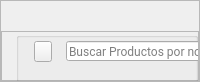
                      <widget class="QFrame" name="mid_stock_2">
                       <property name="maximumSize">
                        <size>
                         <width>16777215</width>
                         <height>70</height>
                        </size>
                       </property>
                       <property name="frameShape">
                        <enum>QFrame::StyledPanel</enum>
                       </property>
                       <property name="frameShadow">
                        <enum>QFrame::Raised</enum>
                       </property>
                       <layout class="QVBoxLayout" name="verticalLayout_19">
                        <property name="spacing">
                         <number>0</number>
                        </property>
                        <property name="leftMargin">
                         <number>0</number>
                        </property>
                        <property name="topMargin">
                         <number>30</number>
                        </property>
                        <property name="rightMargin">
                         <number>0</number>
                        </property>
                        <property name="bottomMargin">
                         <number>0</number>
                        </property>
                        <item alignment="Qt::AlignBottom">
                         <widget class="QFrame" name="frame_16">
                          <property name="minimumSize">
                           <size>
                            <width>0</width>
                            <height>50</height>
                           </size>
                          </property>
                          <property name="maximumSize">
                           <size>
                            <width>16777215</width>
                            <height>50</height>
                           </size>
                          </property>
                          <property name="frameShape">
                           <enum>QFrame::StyledPanel</enum>
                          </property>
                          <property name="frameShadow">
                           <enum>QFrame::Raised</enum>
                          </property>
                          <layout class="QVBoxLayout" name="verticalLayout_20">
                           <property name="spacing">
                            <number>0</number>
                           </property>
                           <property name="leftMargin">
                            <number>0</number>
                           </property>
                           <property name="topMargin">
                            <number>0</number>
                           </property>
                           <property name="rightMargin">
                            <number>0</number>
                           </property>
                           <property name="bottomMargin">
                            <number>0</number>
                           </property>
                           <item>
                            <widget class="QGroupBox" name="groupBox_6">
                             <property name="minimumSize">
                              <size>
                               <width>0</width>
                               <height>50</height>
                              </size>
                             </property>
                             <property name="styleSheet">
                              <string notr="true">margin-left: 14px</string>
                             </property>
                             <property name="title">
                              <string/>
                             </property>
                             <widget class="QPushButton" name="pushButton_12">
                              <property name="geometry">
                               <rect>
                                <x>18</x>
                                <y>9</y>
                                <width>32</width>
                                <height>21</height>
                               </rect>
                              </property>
                              <property name="minimumSize">
                               <size>
                                <width>0</width>
                                <height>21</height>
                               </size>
                              </property>
                              <property name="cursor">
                               <cursorShape>PointingHandCursor</cursorShape>
                              </property>
                              <property name="text">
                               <string/>
                              </property>
                              <property name="icon">
                               <iconset resource="../../../Prueba/img/img_oficiales.qrc">
                                <normaloff>:/cct/search.png</normaloff>:/cct/search.png</iconset>
                              </property>
                              <property name="iconSize">
                               <size>
                                <width>14</width>
                                <height>15</height>
                               </size>
                              </property>
                             </widget>
                             <widget class="QLineEdit" name="lineEdit_3">
                              <property name="geometry">
                               <rect>
                                <x>50</x>
                                <y>9</y>
                                <width>301</width>
                                <height>20</height>
                               </rect>
                              </property>
                              <property name="minimumSize">
                               <size>
                                <width>0</width>
                                <height>20</height>
                               </size>
                              </property>
                              <property name="styleSheet">
                               <string notr="true">font-family: Roboto;
</string>
                              </property>
                              <property name="text">
                               <string/>
                              </property>
                              <property name="placeholderText">
                               <string>Buscar Productos por nombre o palabra clave</string>
                              </property>
                             </widget>
                            </widget>
                           </item>
                          </layout>
                         </widget>
                        </item>
                       </layout>
                      </widget>
